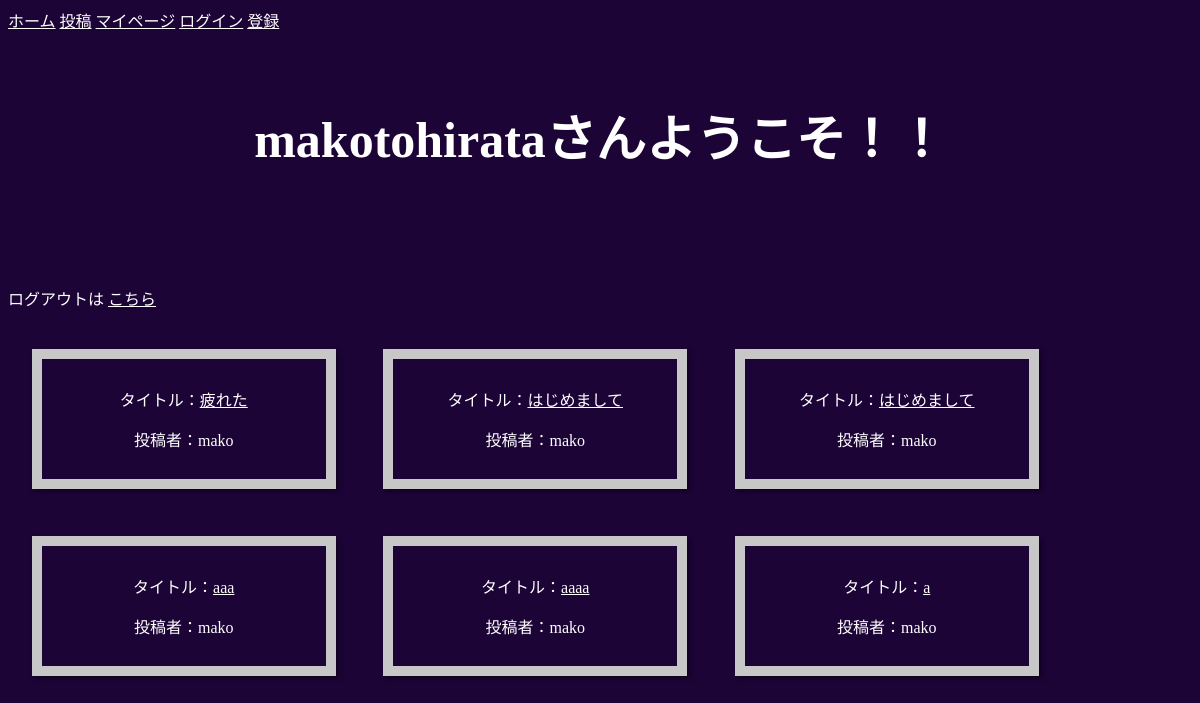
Screenshot of /home/ (signed in) with the database file from the repository.
### snsapp/models.py (models this page shows, shortened)
class Post(models.Model):
   title = models.CharField(max_length=100)
   content = models.TextField()
   user = models.ForeignKey(User, on_delete=models.CASCADE)
   created_at = models.DateTimeField(auto_now_add=True)
   class Meta:
       ordering = ["-created_at"]     #投稿順にクエリを取得

### snsapp/views.py (the view)
# urls.py: 2. Add a URL to urlpatterns:  path('', Home.as_view(), name='home')
class Home(LoginRequiredMixin, ListView):
    model = Post
    template_name = 'home.html'
    def get_queryset(self):
        return Post.objects.exclude(user=self.request.user)

### templates/home.html (shortened to what this page needs)
<!DOCTYPE html>
<html lang="ja" dir="ltr">
<head>
    {% load static %}
    <link rel="stylesheet" href='{% static "/css/style.css" %}' />
</head>
<body>
    <header>
        <a href="{% url 'home' %}">ホーム</a>
        <a href="{% url 'create' %}">投稿</a>
        <a href="{% url 'mypost' %}">マイページ</a>
        <a href="{% url 'login' %}">ログイン</a>
        <a href="{% url 'register' %}">登録</a>
    </header>
    <h1>
        <span color="red">{{ user.username }}</span>さんようこそ！！
    </h1>
    <p> ログアウトは
        <a href="{% url 'logout' %}">こちら</a>
    </p>
    <div class="container mt-3">
        {% for item in object_list %}
        <div class="alert alert-success" role="alert">
            <p>タイトル：<a href="{% url 'detail' item.pk %}">{{item.title}}</a></p>
            <p>投稿者：{{item.user.username}}</p>
        </div>
        {% endfor %}
    </div>
</body>
</html>

### static/css/style.css (style rules this page uses)
body { background-color: rgb(28, 4, 55); color: white; }
a { color: white; }
h1 { color: white; padding: 2% 4%; margin: 5% auto; text-align: center; font-size: 50px; line-height: 100%; }
.container { display: flex; flex-wrap: wrap; }
.alert-success { border: solid 10px rgb(199, 199, 199); padding: 1% 2%; margin: 2%; box-shadow: 0.2em 0.2em 0.3em rgba(0, 0, 0, 0.521); width: 20%; text-align: center; }

### rows the page displays
Post: title "疲れた", user.username "mako"
Post: title "はじめまして", user.username "mako"
Post: title "はじめまして", user.username "mako"
Post: title "aaa", user.username "mako"
Post: title "aaaa", user.username "mako"
Post: title "a", user.username "mako"

### other values shown
{{ user.username }} "makotohirata"
